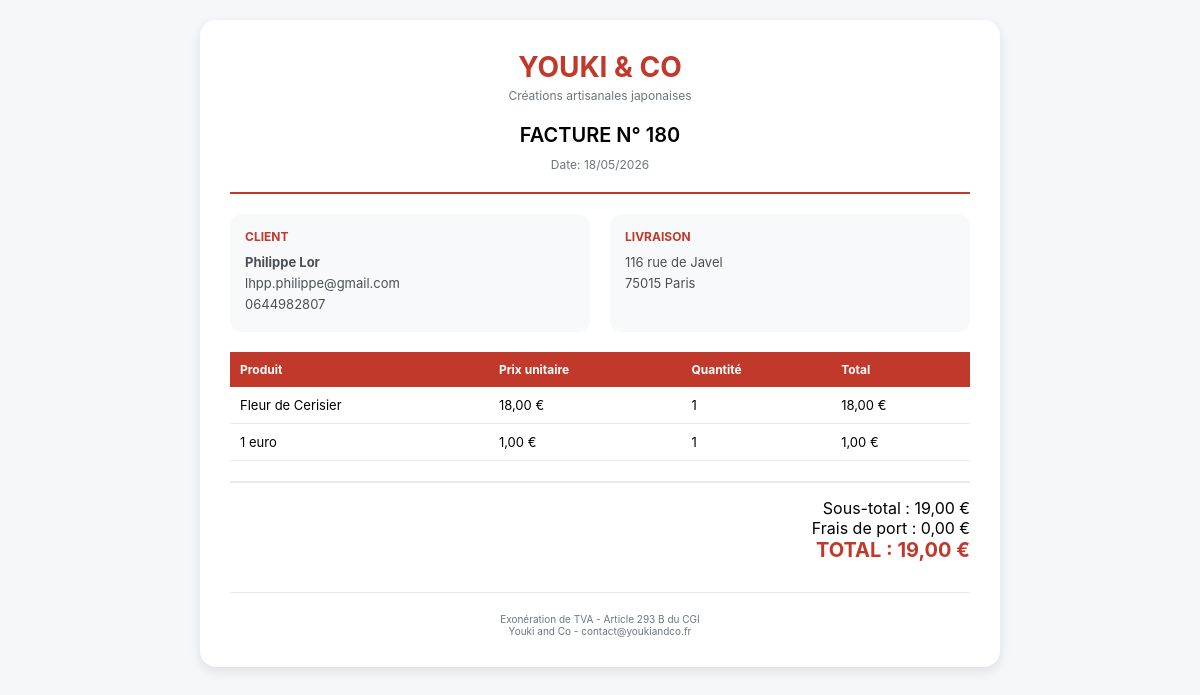
Screenshot of /admin_factures.php?action=generer&id=180 (signed in) with the database file from the repository.
### tables this page shows
CREATE TABLE `Commande` (
  `idCommande` bigint NOT NULL,
  `idClient` bigint NOT NULL,
  `idAdresseLivraison` bigint NOT NULL,
  `idAdresseFacturation` bigint DEFAULT NULL,
  `dateCommande` datetime NOT NULL,
  `modeReglement` varchar(200) NOT NULL DEFAULT 'CB',
  `delaiLivraison` date NOT NULL,
  `fraisDePort` double NOT NULL,
  `montantTotal` double NOT NULL,
  `statut` varchar(20) NOT NULL DEFAULT 'en_attente',
  `statut_paiement` enum('en_attente','payee','echec','annulee','rembourse') DEFAULT 'en_attente',
  `idPaiement` int DEFAULT NULL
);

CREATE TABLE `Client` (
  `idClient` bigint NOT NULL,
  `email` varchar(50) NOT NULL,
  `motDePasse` varchar(1000) DEFAULT NULL,
  `nom` varchar(50) NOT NULL,
  `prenom` varchar(50) NOT NULL,
  `telephone` varchar(20) DEFAULT NULL,
  `email_confirme` tinyint(1) DEFAULT '0',
  `token_confirmation` varchar(64) DEFAULT NULL,
  `token_expires` datetime DEFAULT NULL,
  `type` enum('temporaire','permanent') DEFAULT 'temporaire',
  `date_creation` datetime DEFAULT CURRENT_TIMESTAMP,
  `session_id` varchar(128) DEFAULT NULL
);

CREATE TABLE `Adresse` (
  `idAdresse` bigint NOT NULL,
  `idClient` bigint NOT NULL,
  `nom` varchar(50) NOT NULL,
  `prenom` varchar(50) NOT NULL,
  `adresse` varchar(50) NOT NULL,
  `codePostal` varchar(50) NOT NULL,
  `ville` varchar(50) NOT NULL,
  `pays` varchar(50) NOT NULL,
  `telephone` varchar(50) DEFAULT NULL,
  `instructions` varchar(255) DEFAULT NULL,
  `societe` varchar(50) DEFAULT NULL,
  `type` varchar(20) DEFAULT 'livraison',
  `dateCreation` datetime DEFAULT CURRENT_TIMESTAMP
);

CREATE TABLE `LigneCommande` (
  `idLigneCommande` bigint NOT NULL,
  `idCommande` bigint NOT NULL,
  `idOrigami` bigint NOT NULL,
  `quantite` int NOT NULL,
  `prixUnitaire` double NOT NULL
);

CREATE TABLE `Origami` (
  `idOrigami` bigint NOT NULL,
  `nom` varchar(50) NOT NULL,
  `description` varchar(300) NOT NULL,
  `photo` varchar(300) NOT NULL,
  `prixHorsTaxe` double NOT NULL,
  `date_modification` datetime DEFAULT NULL,
  `niveau_difficulte` varchar(50) DEFAULT NULL,
  `visible` tinyint(1) DEFAULT '1'
);

### admin_factures.php (the view, shortened to what this page needs)
<?php
require_once 'config.php';
try {
    $pdo = new PDO("mysql:host=$host;dbname=$dbname;charset=utf8", $username, $password);
    $pdo->setAttribute(PDO::ATTR_ERRMODE, PDO::ERRMODE_EXCEPTION);
} catch (PDOException $e) {
    die("Erreur connexion: " . $e->getMessage());
}
function genererFactureHTML($pdo, $idCommande) {
    $stmt = $pdo->prepare("
        SELECT
            c.idCommande, c.dateCommande, c.montantTotal, c.fraisDePort, c.statut,
            cl.nom, cl.prenom, cl.email, cl.telephone,
            a_liv.adresse as adresse_livraison, a_liv.codePostal as cp_livraison,
            a_liv.ville as ville_livraison, a_liv.pays as pays_livraison
        FROM Commande c
        JOIN Client cl ON c.idClient = cl.idClient
        JOIN Adresse a_liv ON c.idAdresseLivraison = a_liv.idAdresse
        WHERE c.idCommande = ?
    ");
    $stmt->execute([$idCommande]);
    $commande = $stmt->fetch(PDO::FETCH_ASSOC);
    $stmt = $pdo->prepare("
        SELECT lc.quantite, lc.prixUnitaire,
               (lc.quantite * lc.prixUnitaire) as total_ligne,
               o.nom as produit_nom
        FROM LigneCommande lc
        JOIN Origami o ON lc.idOrigami = o.idOrigami
        WHERE lc.idCommande = ?
    ");
    $stmt->execute([$idCommande]);
    $articles = $stmt->fetchAll(PDO::FETCH_ASSOC);
    $sousTotal = 0;
    foreach ($articles as $article) {
        $sousTotal += $article['total_ligne'];
    }
    $totalGeneral = $sousTotal + ($commande['fraisDePort'] ?? 0);
    $nomComplet = trim($commande['prenom'] . ' ' . $commande['nom']);
    $html = '<!DOCTYPE html>
    <html>
    <head><meta charset="UTF-8"><title>Facture #' . $commande['idCommande'] . '</title>
    </head>
    <body>
        <div class="invoice-box">
            <div class="header">
                <div class="company">YOUKI & CO</div>
                <div class="company-sub">Créations artisanales japonaises</div>
                <div class="invoice-title">FACTURE N° ' . $commande['idCommande'] . '</div>
                <div style="font-size: 12px; color: #6c757d;">Date: ' . date('d/m/Y', strtotime($commande['dateCommande'])) . '</div>
            </div>
            <div class="info-section">
                <div class="info-box">
                    <h3>CLIENT</h3>
                    <p><strong>' . htmlspecialchars($nomComplet) . '</strong></p>
                    <p>' . htmlspecialchars($commande['email']) . '</p>
                    <p>' . htmlspecialchars($commande['telephone'] ?? '') . '</p>
                </div>
                <div class="info-box">
                    <h3>LIVRAISON</h3>
                    <p>' . nl2br(htmlspecialchars($commande['adresse_livraison'])) . '</p>
                    <p>' . htmlspecialchars($commande['cp_livraison'] . ' ' . $commande['ville_livraison']) . '</p>
                </div>
            </div>
            <table>
                <thead><tr><th>Produit</th><th>Prix unitaire</th><th>Quantité</th><th>Total</th></tr></thead>
                <tbody>';
    foreach ($articles as $article) {
        $html .= '<tr>
                    <td>' . htmlspecialchars($article['produit_nom']) . '</td>
                    <td>' . number_format($article['prixUnitaire'], 2, ',', ' ') . ' €</td>
                    <td>' . $article['quantite'] . '</td>
                    <td>' . number_format($article['total_ligne'], 2, ',', ' ') . ' €</td>
                </tr>';
    }
    $html .= '</tbody>
            </table>
            <div class="total">
                <p>Sous-total : ' . number_format($sousTotal, 2, ',', ' ') . ' €</p>
                <p>Frais de port : ' . number_format($commande['fraisDePort'] ?? 0, 2, ',', ' ') . ' €</p>
                <p class="total-amount">TOTAL : ' . number_format($totalGeneral, 2, ',', ' ') . ' €</p>
            </div>
            <div class="footer">
                <p>Exonération de TVA - Article 293 B du CGI</p>
                <p>Youki and Co - contact@youkiandco.fr</p>
            </div>
        </div>
    </body>
    </html>';
    return $html;
}
if (isset($_GET['action']) && $_GET['action'] === 'generer' && isset($_GET['id'])) {
    echo genererFactureHTML($pdo, (int)$_GET['id']);
    exit;
}
?>

### admin_factures.php (style rules this page uses)
* { margin: 0; padding: 0; box-sizing: border-box; }
body { font-family: "Inter", Arial, sans-serif; margin: 0; padding: 20px; background: #f5f7fb; }
.invoice-box { max-width: 800px; margin: auto; background: white; border-radius: 16px; padding: 30px; box-shadow: 0 4px 12px rgba(0,0,0,0.1); }
.header { text-align: center; border-bottom: 2px solid #c0392b; padding-bottom: 20px; margin-bottom: 20px; }
.company { font-size: 28px; font-weight: 700; color: #c0392b; }
.company-sub { font-size: 12px; color: #6c757d; margin-top: 4px; }
.invoice-title { font-size: 20px; font-weight: 600; margin: 20px 0 10px; }
.info-section { display: flex; flex-wrap: wrap; gap: 20px; margin: 20px 0; }
.info-box { flex: 1; background: #f8f9fa; padding: 15px; border-radius: 12px; min-width: 200px; }
.info-box h3 { font-size: 12px; color: #c0392b; margin-bottom: 10px; text-transform: uppercase; }
.info-box p { font-size: 13px; margin: 5px 0; color: #495057; }
table { width: 100%; border-collapse: collapse; margin: 20px 0; }
th { background: #c0392b; color: white; padding: 10px; text-align: left; font-size: 12px; }
td { padding: 10px; border-bottom: 1px solid #e9ecef; font-size: 13px; }
.total { text-align: right; margin-top: 20px; padding-top: 15px; border-top: 2px solid #e9ecef; }
.total-amount { font-size: 20px; font-weight: 700; color: #c0392b; }
.footer { text-align: center; font-size: 10px; color: #6c757d; margin-top: 30px; padding-top: 20px; border-top: 1px solid #e9ecef; }

### rows the page displays
commande: idCommande "180", dateCommande "18/05/2026", idClient.nom "Philippe Lor", idClient.email "lhpp.philippe@gmail.com", idClient.telephone "0644982807", idAdresseFacturation.adresse "116 rue de Javel", idAdresseFacturation.ville "75015 Paris", fraisDePort "0,00", fraisDePort "19,00"
lignecommande: idOrigami.nom "Fleur de Cerisier", prixUnitaire "18,00", quantite "1", total_ligne "18,00"
lignecommande: idOrigami.nom "1 euro", prixUnitaire "1,00", quantite "1", total_ligne "1,00"

### other values shown
$sousTotal "19,00"
